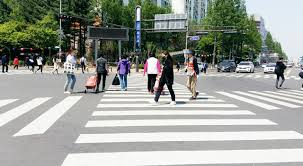
#> input picture images_1.jpg, 303 x 166 px
$ jupyter execute --allow-errors object_detection.ipynb
#> lines starting #> are read from the running program, lines starting #| are printed output that depends on the picture
[cell 1]
import cv2
import numpy as np

#> (a cell that did not finish here is left out)

[cell 3]
import os
path1="images_"+str(1)+".jpg"
img = cv2.imread(path1)
#> img is the input picture: shape (166, 303, 3); mean B, G, R 149.8, 157.1, 152.6
img = cv2.resize(img, None, fx=3, fy=3)
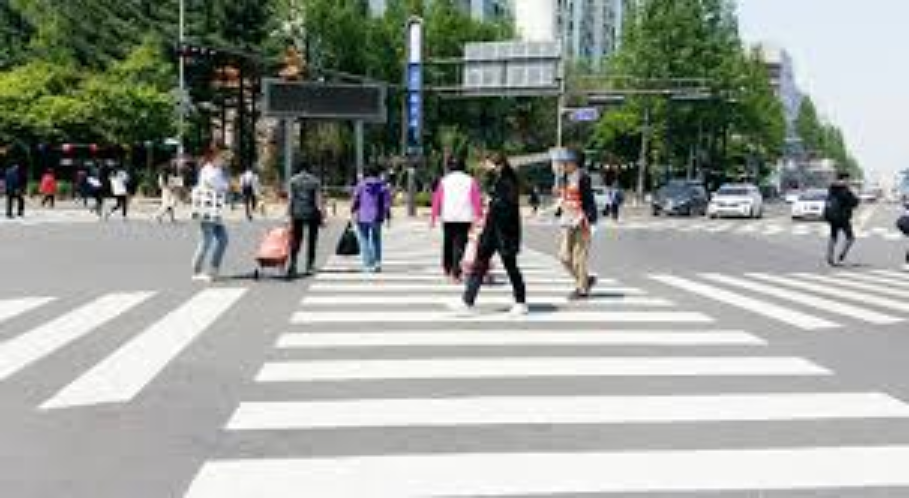
#> img: shape (498, 909, 3); mean B, G, R 149.8, 157, 152.6
height, width, channels = img.shape
#> height = 498; width = 909; channels = 3

[cell 4]
blob = cv2.dnn.blobFromImage(img, 0.00392, (416, 416), (0, 0, 0), True, crop=False)
#> (the rest of this cell did not finish here and is left out)

[cell 5]
class_ids = []
confidences = []
boxes = []
#> (the rest of this cell did not finish here and is left out)

[cell 6]
font = cv2.FONT_HERSHEY_PLAIN
for i in range(len(boxes)):
    if i in indexes:#인덱스에 물체 종류 저장
        x, y, w, h = boxes[i]#사이즈 저장
        label = str(classes[class_ids[i]])#이름 불러오기
        color = colors[i]
        cv2.rectangle(img, (x, y), (x + w, y + h), color, 2) # 시작 끝점
        cv2.putText(img, label, (x, y +h), font, 1, color, 1)
cv2.imshow("Image", img)
cv2.waitKey(0)
cv2.destroyAllWindows()
